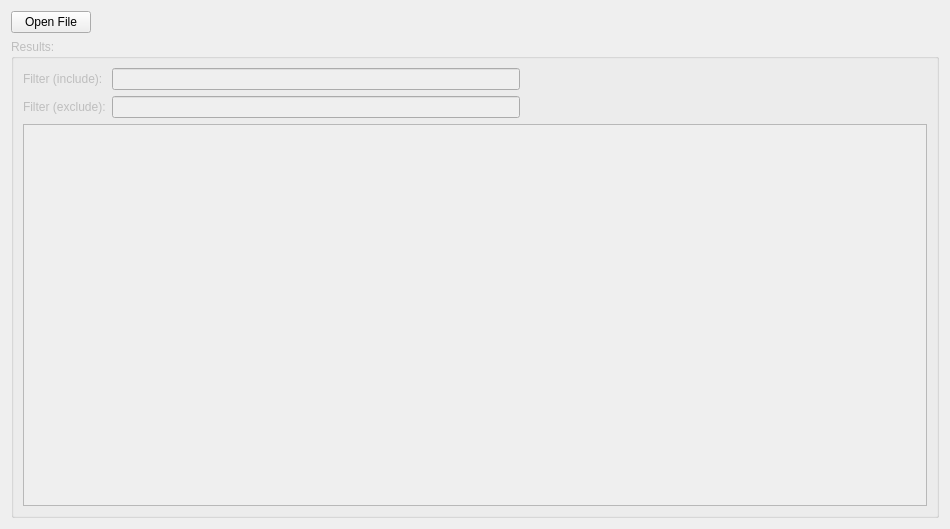
<?xml version="1.0" encoding="UTF-8"?>
<ui version="4.0">
 <class>WordCount</class>
 <widget class="QWidget" name="WordCount">
  <property name="geometry">
   <rect>
    <x>0</x>
    <y>0</y>
    <width>950</width>
    <height>529</height>
   </rect>
  </property>
  <property name="windowTitle">
   <string>Form</string>
  </property>
  <layout class="QVBoxLayout" name="verticalLayout">
   <item>
    <layout class="QHBoxLayout" name="horizontalLayout">
     <item>
      <widget class="QPushButton" name="pushButton">
       <property name="text">
        <string>Open File</string>
       </property>
      </widget>
     </item>
     <item>
      <spacer name="horizontalSpacer">
       <property name="orientation">
        <enum>Qt::Horizontal</enum>
       </property>
       <property name="sizeHint" stdset="0">
        <size>
         <width>40</width>
         <height>20</height>
        </size>
       </property>
      </spacer>
     </item>
    </layout>
   </item>
   <item>
    <widget class="QGroupBox" name="result_box">
     <property name="enabled">
      <bool>false</bool>
     </property>
     <property name="title">
      <string>Results:</string>
     </property>
     <layout class="QVBoxLayout" name="verticalLayout_2">
      <item>
       <layout class="QHBoxLayout" name="horizontalLayout_2">
        <item>
         <widget class="QLabel" name="label">
          <property name="text">
           <string>Filter (include): </string>
          </property>
         </widget>
        </item>
        <item>
         <widget class="QLineEdit" name="include"/>
        </item>
        <item>
         <spacer name="horizontalSpacer_2">
          <property name="orientation">
           <enum>Qt::Horizontal</enum>
          </property>
          <property name="sizeHint" stdset="0">
           <size>
            <width>40</width>
            <height>20</height>
           </size>
          </property>
         </spacer>
        </item>
       </layout>
      </item>
      <item>
       <layout class="QHBoxLayout" name="horizontalLayout_3">
        <item>
         <widget class="QLabel" name="label_2">
          <property name="text">
           <string>Filter (exclude):</string>
          </property>
         </widget>
        </item>
        <item>
         <widget class="QLineEdit" name="exclude"/>
        </item>
        <item>
         <spacer name="horizontalSpacer_3">
          <property name="orientation">
           <enum>Qt::Horizontal</enum>
          </property>
          <property name="sizeHint" stdset="0">
           <size>
            <width>40</width>
            <height>20</height>
           </size>
          </property>
         </spacer>
        </item>
       </layout>
      </item>
      <item>
       <widget class="QListWidget" name="list"/>
      </item>
     </layout>
    </widget>
   </item>
  </layout>
 </widget>
 <resources/>
 <connections>
  <connection>
   <sender>pushButton</sender>
   <signal>clicked()</signal>
   <receiver>WordCount</receiver>
   <slot>openFile()</slot>
   <hints>
    <hint type="sourcelabel">
     <x>103</x>
     <y>40</y>
    </hint>
    <hint type="destinationlabel">
     <x>-288</x>
     <y>173</y>
    </hint>
   </hints>
  </connection>
 </connections>
 <slots>
  <slot>openFile()</slot>
 </slots>
</ui>
